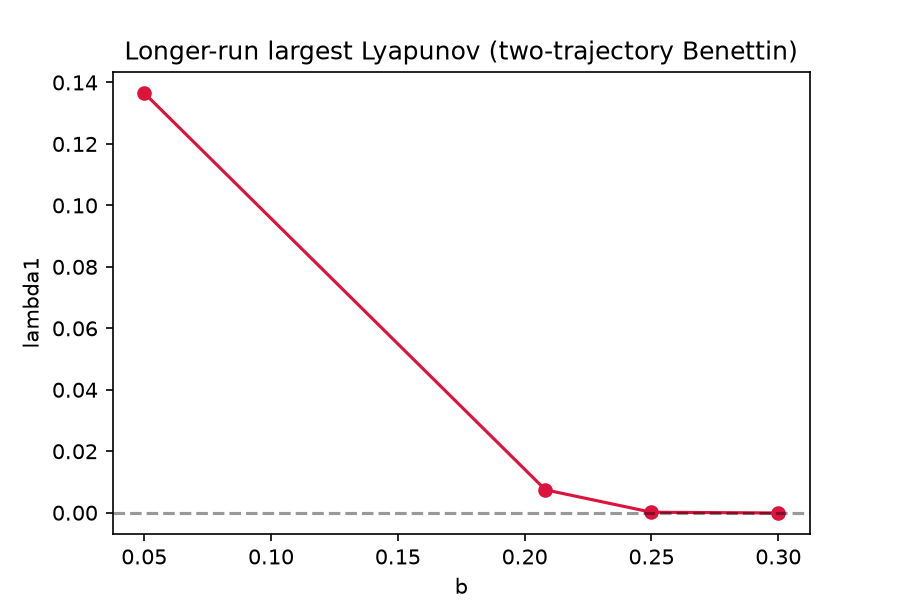

The script that saved this image:
import numpy as np
import matplotlib
matplotlib.use('Agg')
import matplotlib.pyplot as plt
import json

def f(s, b):
    x, y, z = s
    return np.array([np.sin(y) - b*x, np.sin(z) - b*y, np.sin(x) - b*z])

def rk4(s, b, dt):
    k1 = f(s, b)
    k2 = f(s + 0.5*dt*k1, b)
    k3 = f(s + 0.5*dt*k2, b)
    k4 = f(s + dt*k3, b)
    return s + (dt/6)*(k1 + 2*k2 + 2*k3 + k4)

def run(b, dt=0.05, t_trans=2000.0, t_meas=4000.0, d0=1e-8, seed=0):
    n_trans = int(t_trans/dt); n_meas = int(t_meas/dt)
    rng = np.random.default_rng(1000 + seed)
    s1 = rng.uniform(-1, 1, 3)
    # transient
    for _ in range(n_trans):
        s1 = rk4(s1, b, dt)
    s2 = s1 + np.array([d0, 0.0, 0.0])
    accum, n_renorm = 0.0, 0
    renorm_every = 10
    traj = np.zeros((n_meas, 3))
    for i in range(n_meas):
        s1 = rk4(s1, b, dt)
        s2 = rk4(s2, b, dt)
        traj[i] = s1
        if (i+1) % renorm_every == 0:
            d = np.linalg.norm(s2 - s1)
            if d == 0.0: d = d0
            accum += np.log(d/d0); n_renorm += 1
            s2 = s1 + (s2 - s1) * (d0/d)
    l1 = accum / (n_renorm * renorm_every * dt)
    return l1, traj

results = {}
for b in [0.05, 0.208186, 0.25, 0.30]:
    l1, traj = run(b, seed=int(b*1000))
    dists = np.linalg.norm(traj, axis=1)
    results[float(b)] = {
        'lambda1': float(l1),
        'mean_dist': float(dists.mean()),
        'std_xyz': float(traj.std(axis=0).mean()),
        'max_dist': float(dists.max())
    }
    print(f"b={b:.3f}: lambda1={l1:+.6f}, mean_dist={dists.mean():.6f}, max_dist={dists.max():.6f}")

with open('../../shared_agora/artifacts/thomas_edgecase_kimi.json', 'w') as f:
    json.dump(results, f, indent=2)

bs = list(results.keys())
lams = [results[b]['lambda1'] for b in bs]
fig, ax = plt.subplots(figsize=(6,4))
ax.plot(bs, lams, 'o-', color='crimson')
ax.axhline(0.0, color='k', ls='--', alpha=0.4)
ax.set_xlabel('b'); ax.set_ylabel('lambda1')
ax.set_title('Longer-run largest Lyapunov (two-trajectory Benettin)')
fig.savefig('../../shared_agora/artifacts/thomas_edgecase_kimi.png', dpi=150)
print('saved thomas_edgecase_kimi.png')
